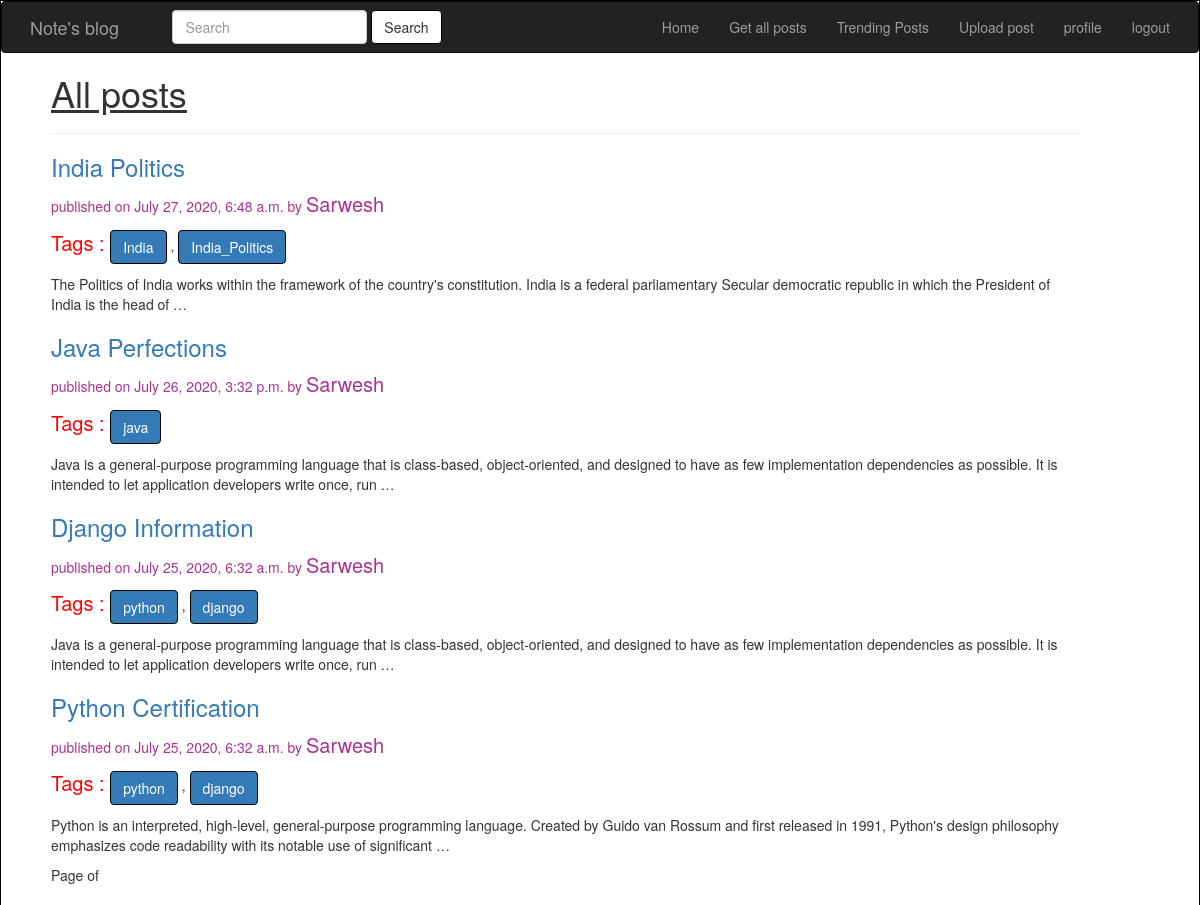
The page /8/get-users-post/ on the database its author committed.
### testapp/models.py (models this page shows, shortened)
class Post(models.Model):
	STATUS_CHOICES=(('draft','Draft'),('published','Published'))
	title=models.CharField(max_length=256)
	slug=models.SlugField(max_length=264,unique_for_date='publish')
	author=models.ForeignKey(User,related_name='blog_posts',on_delete=models.CASCADE)
	body=models.TextField()
	publish=models.DateTimeField(default=timezone.now)
	created=models.DateTimeField(auto_now_add=True)
	updated=models.DateTimeField(auto_now=True)
	status=models.CharField(max_length=10,choices=STATUS_CHOICES,default='draft')
	objects=CustomManager()
	tags=TaggableManager()
	class Meta:
		ordering=('-publish',)
	def get_absolute_url(self):
		return reverse('post_detail',args=[self.publish.year,self.publish.strftime('%m'),self.publish.strftime('%d'),self.slug])

### testapp/views.py (the view)
# urls.py: url(r'^(?P<id>\d+)/get-users-post/$', views.get_particular_view),
def get_particular_view(request,id):
	post=get_object_or_404(Post,id=id)
	get_my_post = Post.objects.filter(author = post.author)
	total  = Post.objects.filter(author = post.author).count()
	return render(request,'testapp/getparticularpost.html',{'post':post,'get_my_post':get_my_post,'total':total})

### testapp/models.py (called while the page is built)
	def get_queryset(self):
		return super().get_queryset().filter(status='published')

### templates/testapp/getparticularpost.html (shortened to what this page needs)
<!DOCTYPE html>
{% extends 'testapp/base.html'%}
 {%block body_block%}
  {%block content%}
  <u><h1>All posts </h1></u><hr>
  {%for post in get_my_post%}
  <a href="{{post.get_absolute_url}}"><h3>{{post.title}}</h3></a>
  <p style="color:#a83293;">published on {{post.publish}} by  <span style="font-size:20px;">{{post.author|title}}</span></p>
  <p> <span style="color:red;font-size:20px;">Tags : </span>
  {%for tag in post.tags.all%}
  <a href="{%url 'post_list_by_tag_name' tag.slug %}" class="btn btn-primary btn-deafult">{{tag.name}}</a>
  {%if not forloop.last%},{%endif%}
  {%endfor%}
  </p>
  {{post.body|truncatewords:30|linebreaks}}
  {%endfor%}
  {%include 'testapp/pagination.html' with page=post_list%}
	 {%endblock%}
  {%endblock%}

### templates/testapp/base.html (shortened to what this page needs)
<!DOCTYPE html>
{%load blog_tags %}
{%load static%}
<html lang="en">
 <head>
  <link rel="stylesheet" href="https://maxcdn.bootstrapcdn.com/bootstrap/3.3.7/css/bootstrap.min.css">
  <link rel="stylesheet" href="{% static "css/fz.css"%}">
  <link rel="stylesheet" href="https://cdnjs.cloudflare.com/ajax/libs/font-awesome/4.7.0/css/font-awesome.min.css">
 </head>
 <body>
	<nav id = "head" class = 'navbar navbar-default navbar-inverse'>
	<div class="container">
		<div  class="navbar-header">
			<a class = 'navbar-brand' href="/my-uploads/{{request.user.id}}">Note's blog</a>&nbsp;&nbsp;&nbsp;&nbsp;&nbsp;&nbsp;
		</div>
		<form class="navbar-form navbar-left" method='get' action='/search'>
        <div class="form-group">
          <input type="text" class="form-control" placeholder="Search" name='query' id='query'>
        </div>
       <button type="submit" class="btn btn-default">Search</button>
      </form>
		 		<ul class = "nav navbar-nav navbar-right">
			<li><a href="/">Home</a></li>
			<li><a href="/get-all-posts">Get all posts</a></li>
			<li><a href="/side">Trending Posts</a></li>
			<li><a href="/post">Upload post</a></li>
			<li><a href="/profile">profile</a></li>
			<li><a href="/accounts/logout">logout</a></li>
	</div>
 </nav>
  <div  class="blog">
	{%block body_block%}{%endblock%}
 </body>
</html>

### templates/testapp/pagination.html (shortened to what this page needs)
<div class="paginator">
  <span>Page {{page.number}} of {{page.paginator.num_pages}}</span>&nbsp&nbsp
</div>

### static/css/fz.css (style rules this page uses)
input { border:2px solid black; }
.btn { border:1px solid black; }
.blog { width:90%; padding:0 0 20px 50px; }
body { border-top:1px solid black; border-right:1px solid black; border-left:1px solid black; }

### rows shown on the page
Post: title "India Politics", publish "July 27, 2020, 6:48 a.m.", author "Sarwesh", body "The Politics of India works within the framework of the country's constitution. India is a federal parliamentary Secular democratic republic in which the President of India is the head of …"
Tag: name "India"
Tag: name "India_Politics"
Post: title "Java Perfections", publish "July 26, 2020, 3:32 p.m.", author "Sarwesh", body "Java is a general-purpose programming language that is class-based, object-oriented, and designed to have as few implementation dependencies as possible. It is intended to let application developers write once, run …"
Tag: name "java"
Post: title "Django Information", publish "July 25, 2020, 6:32 a.m.", author "Sarwesh", body "Java is a general-purpose programming language that is class-based, object-oriented, and designed to have as few implementation dependencies as possible. It is intended to let application developers write once, run …"
Tag: name "python"
Tag: name "django"
Post: title "Python Certification", publish "July 25, 2020, 6:32 a.m.", author "Sarwesh", body "Python is an interpreted, high-level, general-purpose programming language. Created by Guido van Rossum and first released in 1991, Python's design philosophy emphasizes code readability with its notable use of significant …"
